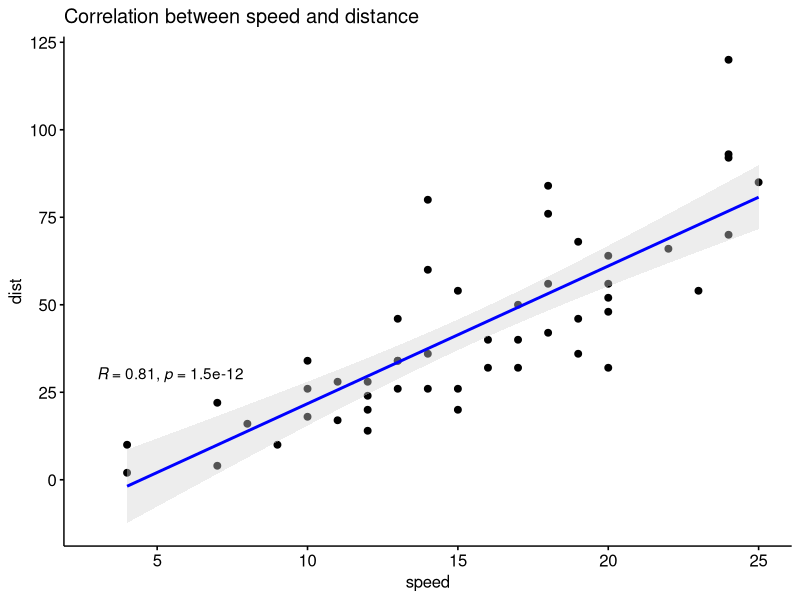

Reproduce this figure in R.
## ---- chunk 1
knitr::opts_chunk$set(echo = TRUE)
library(ggplot2)
library(rmarkdown)
library(ggpubr)
## ---- chunk 2
# Shows dataset
cars
# Summary data of cars dataset
summary(cars)
# Correlation of distance and speed
cor(cars$speed, cars$dist)
## ---- chunk 3
# Scatter plot of the car dataset
sp <- ggscatter(cars, x = "speed", y = "dist",
   add = "reg.line",  # Add regressin line
   add.params = list(color = "blue", fill = "lightgray"), # Customize reg. line
   conf.int = TRUE, # Add confidence interval
   title = "Correlation between speed and distance" # Add title
   )
# Add correlation coefficient to plot
sp + stat_cor(method = "pearson", label.x = 3, label.y = 30)
#> `geom_smooth()` using formula 'y ~ x'# Plot means of car dataset
